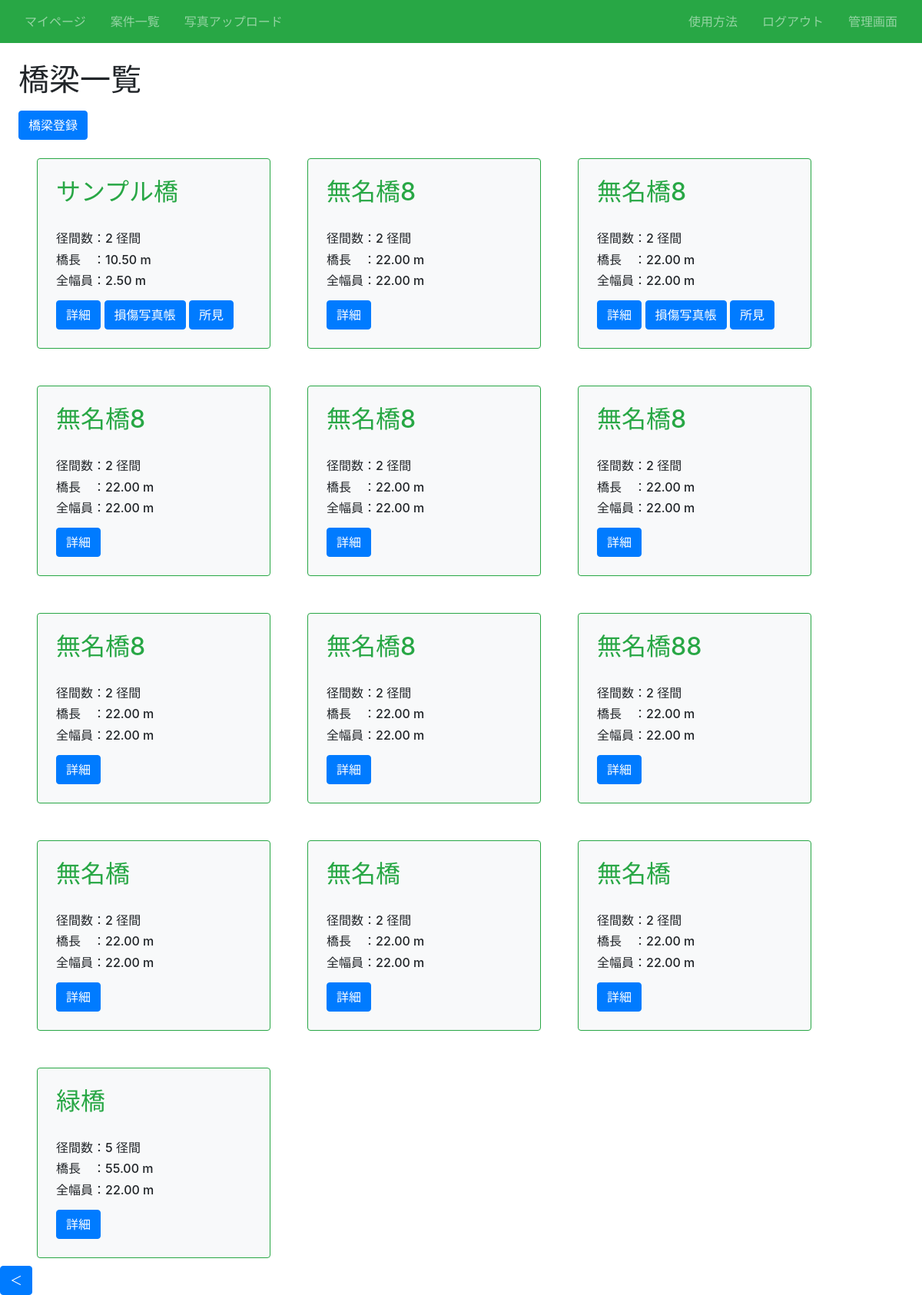
/article/1/infra/ (signed in), run on an earlier commit of the app's database.
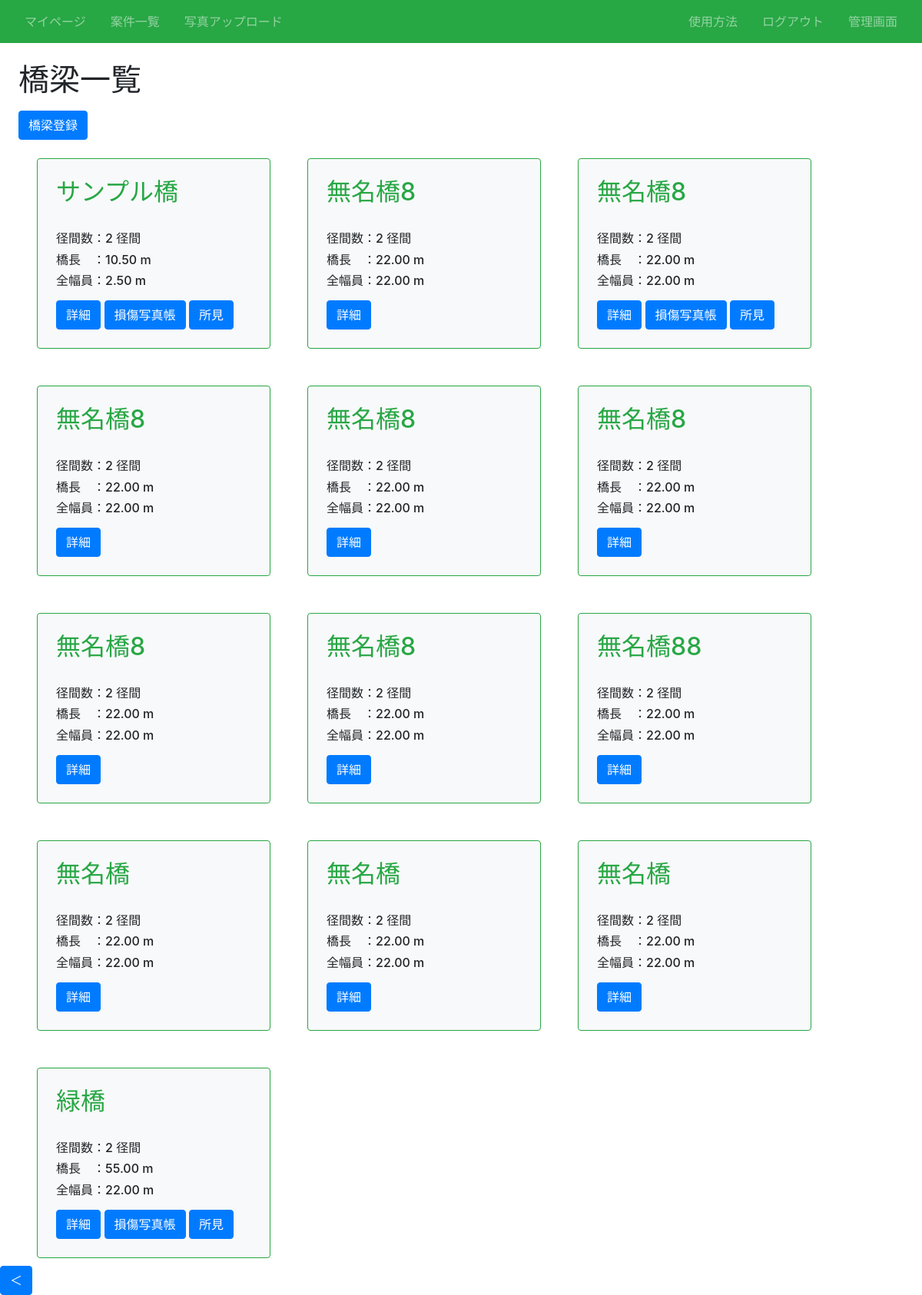
And on a later commit of the database.
### infra/models.py (models this page shows, shortened)
class Infra(models.Model):
    title = models.CharField(max_length=100)# 橋名
    径間数 = models.IntegerField()# 径間数
    橋長 = models.DecimalField(max_digits=10, decimal_places=2)# 橋長(最大桁数10桁、小数点以下2桁)
    全幅員 = models.DecimalField(max_digits=10, decimal_places=2)# 全幅員(最大桁数10桁、小数点以下2桁)
    路線名 = models.CharField(max_length=200)# 路線名
    latitude = models.CharField(max_length=50, blank=True)# 起点側緯度
    longitude = models.CharField(max_length=50, blank=True)# 起点側経度
    end_latitude = models.CharField(max_length=50, blank=True)# 終点側緯度
    end_longitude = models.CharField(max_length=50, blank=True)# 終点側経度
    橋梁コード = models.CharField(max_length=50, blank=True)# 橋梁コード
    活荷重 = models.ManyToManyField(LoadWeight)# 活荷重
    等級 = models.ManyToManyField(LoadGrade)# 等級
    適用示方書 = models.ManyToManyField(Rulebook)# 適用示方書
    上部構造形式 = models.CharField(max_length=100)# 上部構造形式
    下部構造形式 = models.CharField(max_length=100)# 下部構造形式
    基礎構造形式 = models.CharField(max_length=100)# 基礎構造形式
    近接方法 = models.ManyToManyField(Approach)# 近接方法
    交通規制 = models.ManyToManyField(Regulation)# 交通規制
    第三者点検 = models.ManyToManyField(Thirdparty)# 第三者点検の有無
    海岸線との距離 = models.CharField(max_length=100)# 海岸線の距離
    路下条件 = models.ManyToManyField(UnderCondition)# 路下条件
    特記事項 = models.CharField(max_length=100, blank=True)# 特記事項
    カテゴリー = models.CharField(max_length=100, choices = CATEGORY)# カテゴリー
    交通量 = models.CharField(max_length=10, blank=True)# 12時間交通量
    大型車混入率 = models.CharField(max_length=10, blank=True)# 大型車混入率
    article = models.ForeignKey(Article, on_delete=models.CASCADE)

class Table(models.Model):
    infra = models.ForeignKey(Infra, verbose_name="橋梁名", on_delete=models.CASCADE) # ForeignKeyフィールドによってInfraとのリレーションシップを定義
    dxf = models.FileField(verbose_name="dxfファイル", upload_to="dxf/")
    article = models.ForeignKey(Article, on_delete=models.CASCADE, null=True, blank=True)

### infra/views.py (the view)
# urls.py: path('article/<int:article_pk>/infra/', views.ListInfraView.as_view(), name='list-infra'),# 対象橋梁の一覧
class ListInfraView(LoginRequiredMixin, ListView):
    template_name = 'infra/infra_list.html'
    model = Infra # 使用するモデル「infra」
    def get_queryset(self, **kwargs):
        queryset = super().get_queryset(**kwargs)
        queryset = queryset.filter(article = self.kwargs["article_pk"])
        return queryset
    def get_context_data(self, **kwargs):
        kwargs["article_id"] = self.kwargs["article_pk"]
        return super().get_context_data(**kwargs)

### infra/templates/infra/infra_list.html (shortened to what this page needs)
{% extends "base.html" %}
{% block h1 %}橋梁一覧{% endblock %}
{% block content %}
<div class="mt-3">
  <a href="{% url 'create-infra' article_id %}" class="btn btn-primary">橋梁登録</a>
</div>
<div class="d-flex flex-wrap">
    {% for item in object_list %}
    <div class="p-4 m-4 bg-light border border-success rounded" style="width: 19rem;">
        <h2 class="text-success">{{ item.title }}</h2><br>
        <h6 class="card-text">径間数：{{ item.径間数 }} 径間</h6>
        <h6 class="card-text">橋長　：{{ item.橋長 }} m</h6>
        <h6 class="card-text">全幅員：{{ item.全幅員 }} m</h6>
        <div class="mt-3">
          <a href="{% url 'detail-infra' article_id item.pk %}" class="btn btn-primary">詳細</a>
            {% for table in item.table_set.all %}
            <a href="{% url 'bridge-table' article_id item.pk %}" class="btn btn-primary">損傷写真帳</a>
            <a href="{% url 'observations-list' article_id item.pk %}" class="btn btn-primary">所見</a>
            {% endfor %}
        </div>
    </div>
    {% endfor %}
</div>
{% endblock content %}

### templates/base.html (shortened to what this page needs)
{% load static %}
<!doctype html>
<html lang="ja">
  <head>
    <link href="https://cdn.jsdelivr.net/npm/bootstrap@5.3.0/dist/css/bootstrap.min.css" rel="stylesheet">
    <link href="https://cdn.jsdelivr.net/npm/bootstrap@5.3.0/dist/css/bootstrap.min.css" rel="stylesheet">
    <link href="https://cdn.datatables.net/1.10.25/css/jquery.dataTables.css" rel="stylesheet">
    <link href="https://cdn.datatables.net/2.0.3/css/dataTables.dataTables.css" rel="stylesheet">
    <link href="https://cdn.datatables.net/fixedcolumns/5.0.0/css/fixedColumns.dataTables.css" rel="stylesheet">
    <link href="https://cdn.datatables.net/rowreorder/1.5.0/css/rowReorder.dataTables.css" rel="stylesheet">
    <link href="https://stackpath.bootstrapcdn.com/bootstrap/4.5.2/css/bootstrap.min.css" rel="stylesheet">
    <link href="https://maxcdn.bootstrapcdn.com/bootstrap/4.5.2/css/bootstrap.min.css" rel="stylesheet">
    <link rel="stylesheet" type="text/css" href="{% static 'infra/css/style.css' %}">
  </head>
  <body>
    <nav class="navbar navbar-dark bg-success sticky-top">
      <div class="navbar-nav d-flex flex-row">
        {% if user.is_authenticated %}
        <a class="nav-link mx-3" href="{% url 'accounts:my_page'%}">マイページ</a>
        {% endif %}
        <a class="nav-link mx-3" href="{% url 'list-article' %}">案件一覧</a>
        <a class="nav-link mx-3" href="{% url 'picture-upload' %}">写真アップロード</a>
      </div>
      <div class="navbar-nav d-flex flex-row">
      {% if request.user.is_authenticated %}
        <a class="nav-link mx-3" href="{% url 'index' %}">使用方法</a>
        <a class="nav-link mx-3" href="{% url 'accounts:logout' %}">ログアウト</a>
        {% if user.is_superuser %}
        <a class="nav-link mx-3" href="/admin/">管理画面</a>
        {% endif %}
      {% else %}
          <a class="nav-link mx-3" href="{% url 'index' %}">使用方法</a>
          <a class="nav-link mx-3" href="{% url 'accounts:login' %}">ログイン</a>
          <a class="nav-link mx-3" href="{% url 'accounts:signup' %}">会員登録</a>
        {% endif %}
      </div>
    </nav>
    <div class='p-4'>
    <h1>{% block h1 %}{% endblock %}</h1>
    {% block content %}{% endblock content %}
    </div>
  </body>
  <div class="sidebar">
    <div class="sidebar-toggle">
      <button class="btn btn-primary">＜</button>
    </div>
  </div>
</html>

### infra/static/infra/css/style.css (style rules this page uses)
a { text-decoration: none; }
.sidebar { position: absolute; padding-top: 0; top: 56px; left: -300px; width: 300px; height: 100%; background-color: #f8f9fa; color: #333; width: 200px; z-index: 1000; transition:0.2s }
.sidebar-toggle { position:fixed; bottom:0; left:0; z-index:2000; }

What changed in the data, as far as the page shows it:
changed Infra "緑橋": 径間数 "5" → "2"
